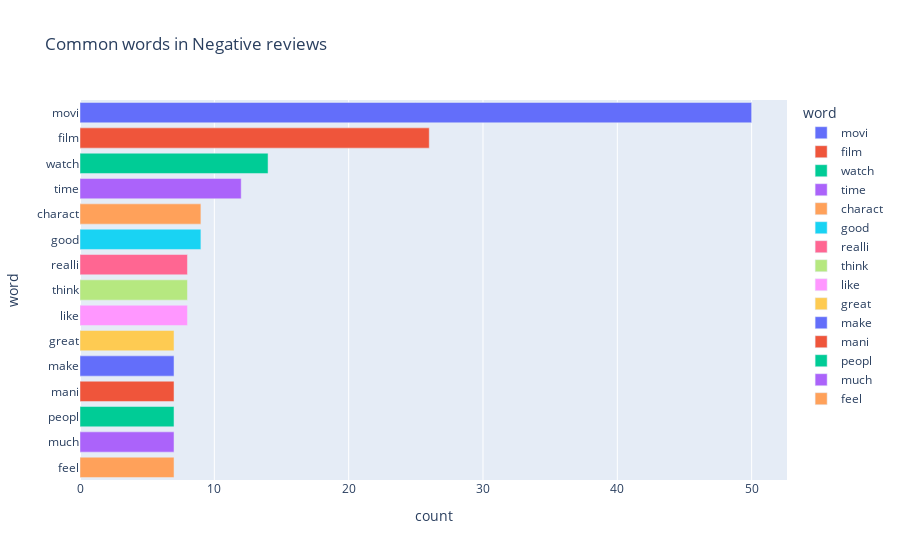

Write notebook code for a chart like this one.
### Code cell
#ploting a bar graph for the positive words in the reviews
px.bar(neg_words, x='count', y='word', title='Common words in Negative reviews', color = 'word')

### Figure 1 — Plotly figure (JSON) as saved in the notebook; plotly's stock layout.template omitted (floating-point values rounded to 4 significant figures)
{"data": [{"alignmentgroup": "True", "hovertemplate": "word=%{y}<br>count=%{x}<extra></extra>", "legendgroup": "movi", "marker": {"color": "#636efa", "pattern": {"shape": ""}}, "name": "movi", "offsetgroup": "movi", "orientation": "h", "showlegend": true, "textposition": "auto", "type": "bar", "x": [50], "xaxis": "x", "y": ["movi"], "yaxis": "y"}, {"alignmentgroup": "True", "hovertemplate": "word=%{y}<br>count=%{x}<extra></extra>", "legendgroup": "film", "marker": {"color": "#EF553B", "pattern": {"shape": ""}}, "name": "film", "offsetgroup": "film", "orientation": "h", "showlegend": true, "textposition": "auto", "type": "bar", "x": [26], "xaxis": "x", "y": ["film"], "yaxis": "y"}, {"alignmentgroup": "True", "hovertemplate": "word=%{y}<br>count=%{x}<extra></extra>", "legendgroup": "watch", "marker": {"color": "#00cc96", "pattern": {"shape": ""}}, "name": "watch", "offsetgroup": "watch", "orientation": "h", "showlegend": true, "textposition": "auto", "type": "bar", "x": [14], "xaxis": "x", "y": ["watch"], "yaxis": "y"}, {"alignmentgroup": "True", "hovertemplate": "word=%{y}<br>count=%{x}<extra></extra>", "legendgroup": "time", "marker": {"color": "#ab63fa", "pattern": {"shape": ""}}, "name": "time", "offsetgroup": "time", "orientation": "h", "showlegend": true, "textposition": "auto", "type": "bar", "x": [12], "xaxis": "x", "y": ["time"], "yaxis": "y"}, {"alignmentgroup": "True", "hovertemplate": "word=%{y}<br>count=%{x}<extra></extra>", "legendgroup": "charact", "marker": {"color": "#FFA15A", "pattern": {"shape": ""}}, "name": "charact", "offsetgroup": "charact", "orientation": "h", "showlegend": true, "textposition": "auto", "type": "bar", "x": [9], "xaxis": "x", "y": ["charact"], "yaxis": "y"}, {"alignmentgroup": "True", "hovertemplate": "word=%{y}<br>count=%{x}<extra></extra>", "legendgroup": "good", "marker": {"color": "#19d3f3", "pattern": {"shape": ""}}, "name": "good", "offsetgroup": "good", "orientation": "h", "showlegend": true, "textposition": "auto", "type": "bar", "x": [9], "xaxis": "x", "y": ["good"], "yaxis": "y"}, {"alignmentgroup": "True", "hovertemplate": "word=%{y}<br>count=%{x}<extra></extra>", "legendgroup": "realli", "marker": {"color": "#FF6692", "pattern": {"shape": ""}}, "name": "realli", "offsetgroup": "realli", "orientation": "h", "showlegend": true, "textposition": "auto", "type": "bar", "x": [8], "xaxis": "x", "y": ["realli"], "yaxis": "y"}, {"alignmentgroup": "True", "hovertemplate": "word=%{y}<br>count=%{x}<extra></extra>", "legendgroup": "think", "marker": {"color": "#B6E880", "pattern": {"shape": ""}}, "name": "think", "offsetgroup": "think", "orientation": "h", "showlegend": true, "textposition": "auto", "type": "bar", "x": [8], "xaxis": "x", "y": ["think"], "yaxis": "y"}, {"alignmentgroup": "True", "hovertemplate": "word=%{y}<br>count=%{x}<extra></extra>", "legendgroup": "like", "marker": {"color": "#FF97FF", "pattern": {"shape": ""}}, "name": "like", "offsetgroup": "like", "orientation": "h", "showlegend": true, "textposition": "auto", "type": "bar", "x": [8], "xaxis": "x", "y": ["like"], "yaxis": "y"}, {"alignmentgroup": "True", "hovertemplate": "word=%{y}<br>count=%{x}<extra></extra>", "legendgroup": "great", "marker": {"color": "#FECB52", "pattern": {"shape": ""}}, "name": "great", "offsetgroup": "great", "orientation": "h", "showlegend": true, "textposition": "auto", "type": "bar", "x": [7], "xaxis": "x", "y": ["great"], "yaxis": "y"}, {"alignmentgroup": "True", "hovertemplate": "word=%{y}<br>count=%{x}<extra></extra>", "legendgroup": "make", "marker": {"color": "#636efa", "pattern": {"shape": ""}}, "name": "make", "offsetgroup": "make", "orientation": "h", "showlegend": true, "textposition": "auto", "type": "bar", "x": [7], "xaxis": "x", "y": ["make"], "yaxis": "y"}, {"alignmentgroup": "True", "hovertemplate": "word=%{y}<br>count=%{x}<extra></extra>", "legendgroup": "mani", "marker": {"color": "#EF553B", "pattern": {"shape": ""}}, "name": "mani", "offsetgroup": "mani", "orientation": "h", "showlegend": true, "textposition": "auto", "type": "bar", "x": [7], "xaxis": "x", "y": ["mani"], "yaxis": "y"}, {"alignmentgroup": "True", "hovertemplate": "word=%{y}<br>count=%{x}<extra></extra>", "legendgroup": "peopl", "marker": {"color": "#00cc96", "pattern": {"shape": ""}}, "name": "peopl", "offsetgroup": "peopl", "orientation": "h", "showlegend": true, "textposition": "auto", "type": "bar", "x": [7], "xaxis": "x", "y": ["peopl"], "yaxis": "y"}, {"alignmentgroup": "True", "hovertemplate": "word=%{y}<br>count=%{x}<extra></extra>", "legendgroup": "much", "marker": {"color": "#ab63fa", "pattern": {"shape": ""}}, "name": "much", "offsetgroup": "much", "orientation": "h", "showlegend": true, "textposition": "auto", "type": "bar", "x": [7], "xaxis": "x", "y": ["much"], "yaxis": "y"}, {"alignmentgroup": "True", "hovertemplate": "word=%{y}<br>count=%{x}<extra></extra>", "legendgroup": "feel", "marker": {"color": "#FFA15A", "pattern": {"shape": ""}}, "name": "feel", "offsetgroup": "feel", "orientation": "h", "showlegend": true, "textposition": "auto", "type": "bar", "x": [7], "xaxis": "x", "y": ["feel"], "yaxis": "y"}], "layout": {"barmode": "relative", "legend": {"title": {"text": "word"}, "tracegroupgap": 0}, "title": {"text": "Common words in Negative reviews"}, "xaxis": {"anchor": "y", "domain": [0, 1], "title": {"text": "count"}}, "yaxis": {"anchor": "x", "categoryarray": ["feel", "much", "peopl", "mani", "make", "great", "like", "think", "realli", "good", "charact", "time", "watch", "film", "movi"], "categoryorder": "array", "domain": [0, 1], "title": {"text": "word"}}}}
